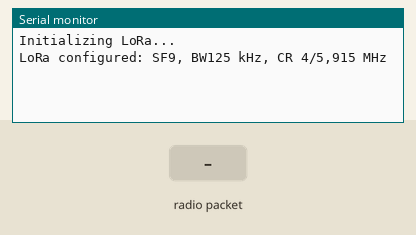
Bench run of a sketch on a simulated Arduino Uno, built with avr-gcc and run on an emulated ATmega328P. On the bench: the last lines printed to the serial monitor. Inputs (shaded band) come from the test bench. No radio packets arrive unless stated.

Above: at 2.2 s.
2.3 s: radio packet "1" arrives
At 3.3 s:
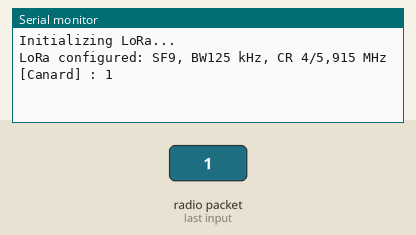
3.8 s: radio packet "0" arrives
At 4.4 s:
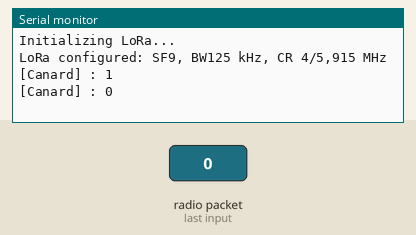
5.3 s: radio packet "2" arrives
At 6.7 s:
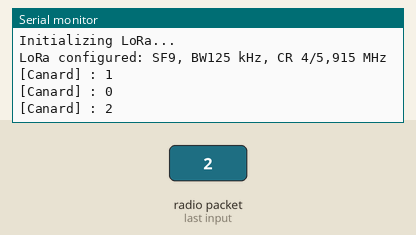

Measured:
- after the input at 2.3 s, the serial monitor: prints a new line at once (image 1)
- after the input at 3.8 s, the serial monitor: prints a new line at once (image 2)
- after the input at 5.3 s, the serial monitor: prints a new line at once (image 3)

The sketch:

Recieved.ino
```cpp
// รับค่าจาก LoRa 2 ตัวที่ส่งมาคนละความถี่ (917 MHz และ 915 MHz)

#include <SPI.h>
#include <LoRa.h>

// กำหนดขา LoRa สำหรับ TTGO LoRa32 (SX1276)
#define LORA_CS 18
#define LORA_RST 14
#define LORA_DIO0 26

void setup() {
  Serial.begin(115200);
  delay(1000);

  // เริ่มต้น LoRa
  Serial.println("Initializing LoRa...");
  LoRa.setPins(LORA_CS, LORA_RST, LORA_DIO0);

  if (!LoRa.begin(915000000)) { // ตั้งค่าความถี่ 915 MHz โดยปกติจะเขียน 915E6 = 915 * 1000000 = 915000000
    Serial.println("LoRa initialization failed!");
    while (1);
  }

  // ตั้งค่า Spreading Factor, Bandwidth และ Coding Rate ตามรายการ CANSAT-ROCKET กำหนด
  LoRa.setSpreadingFactor(9);       // SF9
  LoRa.setSignalBandwidth(125E3);  // BW125 kHz
  LoRa.setCodingRate4(5);          // CR 4/5
  Serial.println("LoRa configured: SF9, BW125 kHz, CR 4/5,915 MHz");
}

void loop() {
  String receivedMessage;

  // fuction to receive LoRa packets
  int packetSize = LoRa.parsePacket();
  if (packetSize) {
    receivedMessage = "";
    while (LoRa.available()) {
      receivedMessage += (char)LoRa.read();
    }
    Serial.print("[Canard] : ");
    Serial.println(receivedMessage);
  }

  // delay ปรับตาม delay ของ transmission
  delay(10);
}
```
